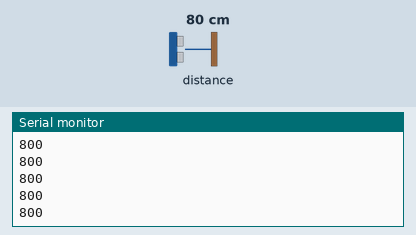
This sketch was run on a simulated Arduino Uno, built with avr-gcc and run on an emulated ATmega328P. Parts: the last lines printed to the serial monitor. The inputs (shaded band) are chosen by the test bench; at power-on: distance to the obstacle 80 cm.

Above: at 1.2 s.
1.3 s: distance to the obstacle set to 2 cm
At 1.9 s:
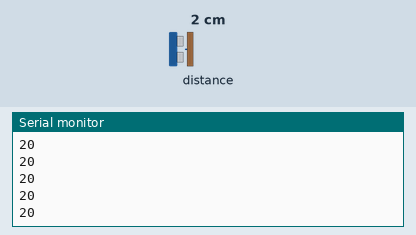
2.8 s: distance to the obstacle set to 4 cm
At 3.7 s:
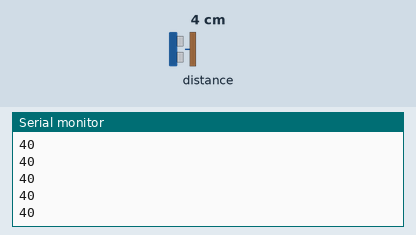
Timing chart, 0 to 5.8 s (numbered marks = the images above; inputs shaded):
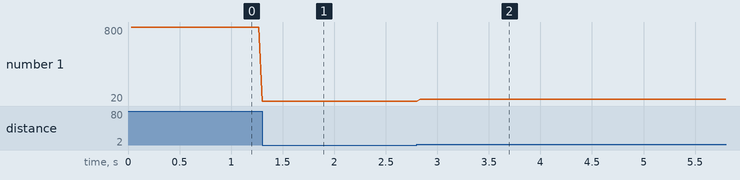

Measured:
- after the input at 1.3 s, the serial monitor: prints a new line at once (image 1)
- after the input at 2.8 s, the serial monitor: prints a new line at once (image 2)
- plotted number 1: 800 → 20 after the input at 1.3 s, 20 → 40 after the input at 2.8 s

The sketch:

VL53L0x_intro.ino
```cpp
/*
  ST VL53L0X example using Adafruit library

  Reads the Vl53L0X sensor and reports the result in mm

  created 29 July 2021
  by Tom Igoe
*/

// include library
#include "Adafruit_VL53L0X.h"

// make an instance of the library:
Adafruit_VL53L0X sensor = Adafruit_VL53L0X();

const int maxDistance  = 2000;

void setup() {
  // initialize serial, wait 3 seconds for
  // Serial Monitor to open:
  Serial.begin(9600);
  if (!Serial) delay(3000);

  // initialize sensor, stop if it fails:
  if (!sensor.begin()) {
    Serial.println("Sensor not responding. Check wiring.");
    while (true);
  }
  /* config can be:
    VL53L0X_SENSE_DEFAULT: about 500mm range
    VL53L0X_SENSE_LONG_RANGE: about 2000mm range
    VL53L0X_SENSE_HIGH_SPEED: about 500mm range
    VL53L0X_SENSE_HIGH_ACCURACY: about 400mm range, 1mm accuracy
  */
  sensor.configSensor(Adafruit_VL53L0X::VL53L0X_SENSE_LONG_RANGE);
  // set sensor to range continuously:
  sensor.startRangeContinuous();
}

void loop() {
  // if the reading is done:
  if (sensor.isRangeComplete()) {
    // read the result:
    int result = sensor.readRangeResult();
    // if it's with the max distance:
    if (result < maxDistance) {
      // print the result (distance in mm):
      Serial.println(result);

    }
  }
}
```
